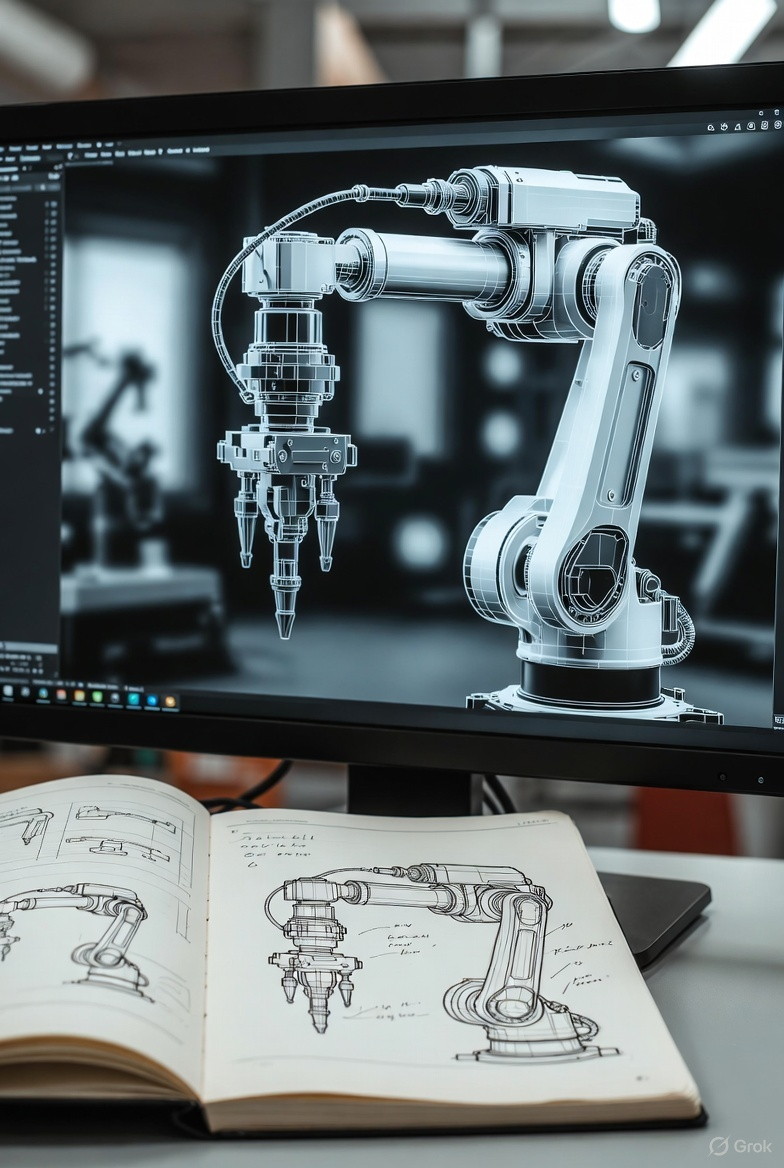
#> input picture image.jpg, 784 x 1168 px, given in place of stream, which was not available
$ python colordetect.py
#> lines starting #> are read from the running program, lines starting #| are printed output that depends on the picture; after the words box and inside, x2 and y2 are one past the last pixel; in counts of white or black regions, pixels touching at a corner belong together; pictures that were not available may be replaced by others from this repository, and a replacement may not be noted
import cv2

url = "http://10.189.118.104:81/stream"
cap = cv2.VideoCapture(url)

while True:
    ret, frame = cap.read()
#> frame is the input picture: shape (1168, 784, 3); mean B, G, R 110.3, 108.4, 99.3

    if not ret:
        continue

    # Convert to HSV
    hsv = cv2.cvtColor(frame, cv2.COLOR_BGR2HSV)
#> hsv: shape (1168, 784, 3); mean H, S, V 75.5, 47.9, 113.5

    # LOWER RED RANGE
    lower_red1 = (100, 30, 50)
    upper_red1 = (130, 255, 255)

    # UPPER RED RANGE
    lower_red2 = (170, 80, 50)
    upper_red2 = (180, 255, 255)

    # Create masks
    mask1 = cv2.inRange(hsv, lower_red1, upper_red1)
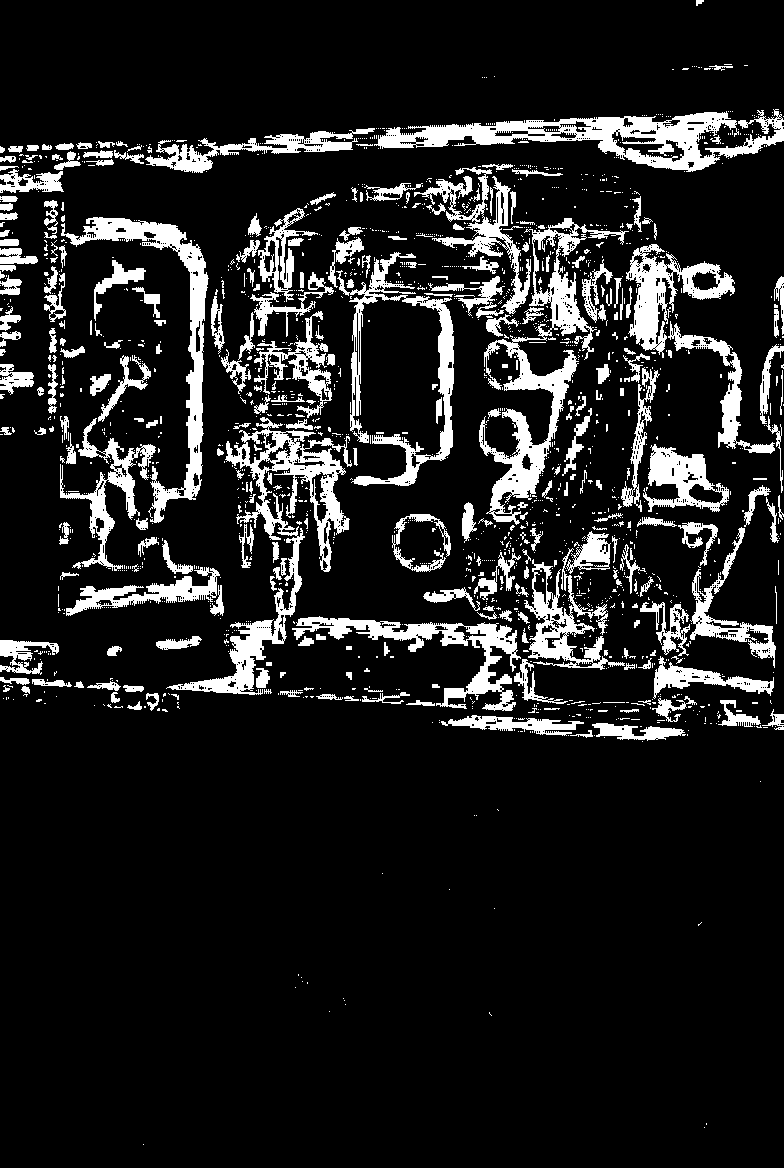
#> mask1: shape (1168, 784); 12.6% white; 1692 white regions (1404 under 20 px)
    #mask2 = cv2.inRange(hsv, lower_red2, upper_red2)

    # Combine masks
    mask = mask1 #+ mask2
    mask = cv2.GaussianBlur(mask, (5,5), 0)
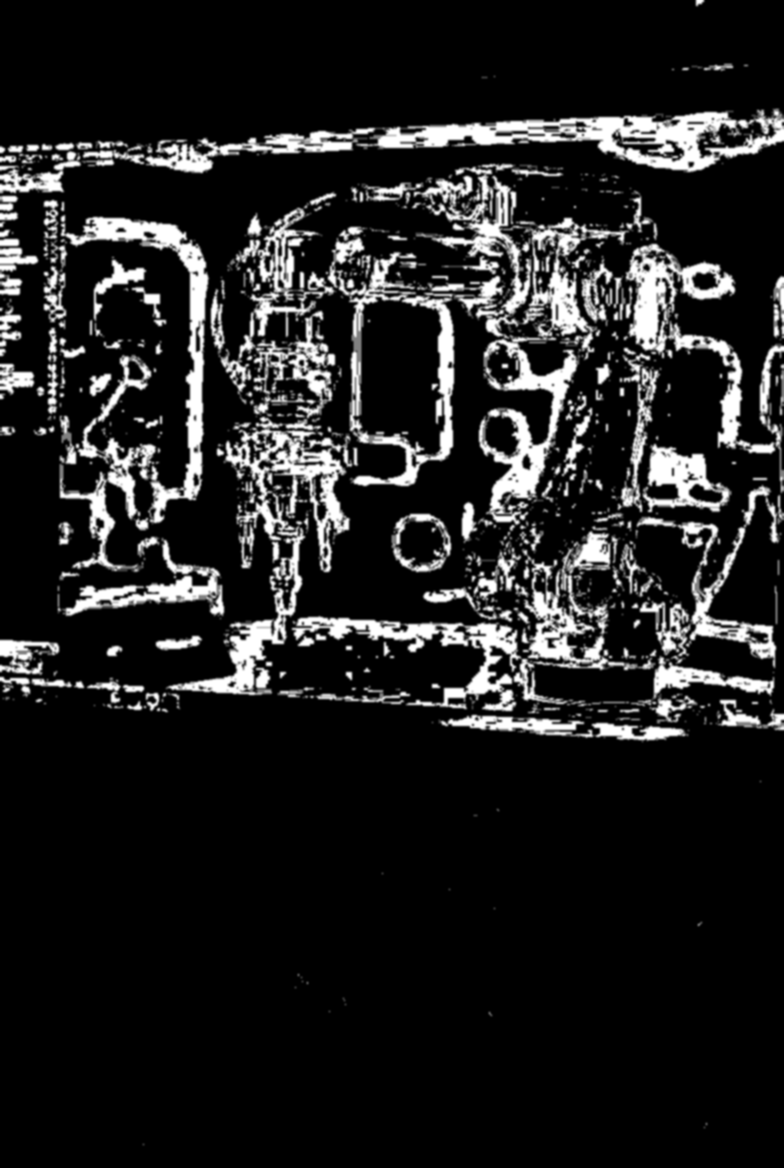
#> mask: shape (1168, 784); min 0, max 255, mean 32.2

    contours, _ = cv2.findContours(mask, cv2.RETR_TREE, cv2.CHAIN_APPROX_SIMPLE)
#> contours = 501 contours, 281 with area under 20; largest, box (x1, y1, x2, y2) and area: (0, 162, 784, 744) 244663, (0, 198, 226, 621) 52626, (292, 300, 552, 625) 29900, (0, 107, 784, 358) 27796, (56, 240, 193, 488) 22895

    for cnt in contours:
        if cv2.contourArea(cnt) > 500:
            x, y, w, h = cv2.boundingRect(cnt)
            cv2.rectangle(frame, (x,y), (x+w,y+h), (0,255,0), 2)
#> this loop made 501 passes
#> (x, y, w, h) on passes 20, 36, 47, 54, 56, 68, 80, 95, 112, 127, 176, 198: (702, 698, 82, 34), (154, 634, 50, 18), (0, 198, 226, 423), (129, 466, 24, 53), (64, 457, 45, 35), (56, 240, 137, 248), (88, 255, 80, 84), (0, 162, 784, 582), (535, 665, 119, 38), (681, 636, 92, 44), (579, 570, 37, 35), (603, 526, 102, 140)
#> cnt on passes 1, 4, 6, 9, 10, 11: [[141, 1142], [141, 1146], [145, 1146], [145, 1142]], [[327, 1009], [327, 1013], [331, 1013], [331, 1009]], [[293, 985], [293, 989], [297, 989], [297, 985]], [[492, 906], [492, 910], [496, 910], [496, 906]], [[447, 887], [447, 891], [451, 891], [451, 887]], [[380, 871], [380, 875], [384, 875], [384, 871]]
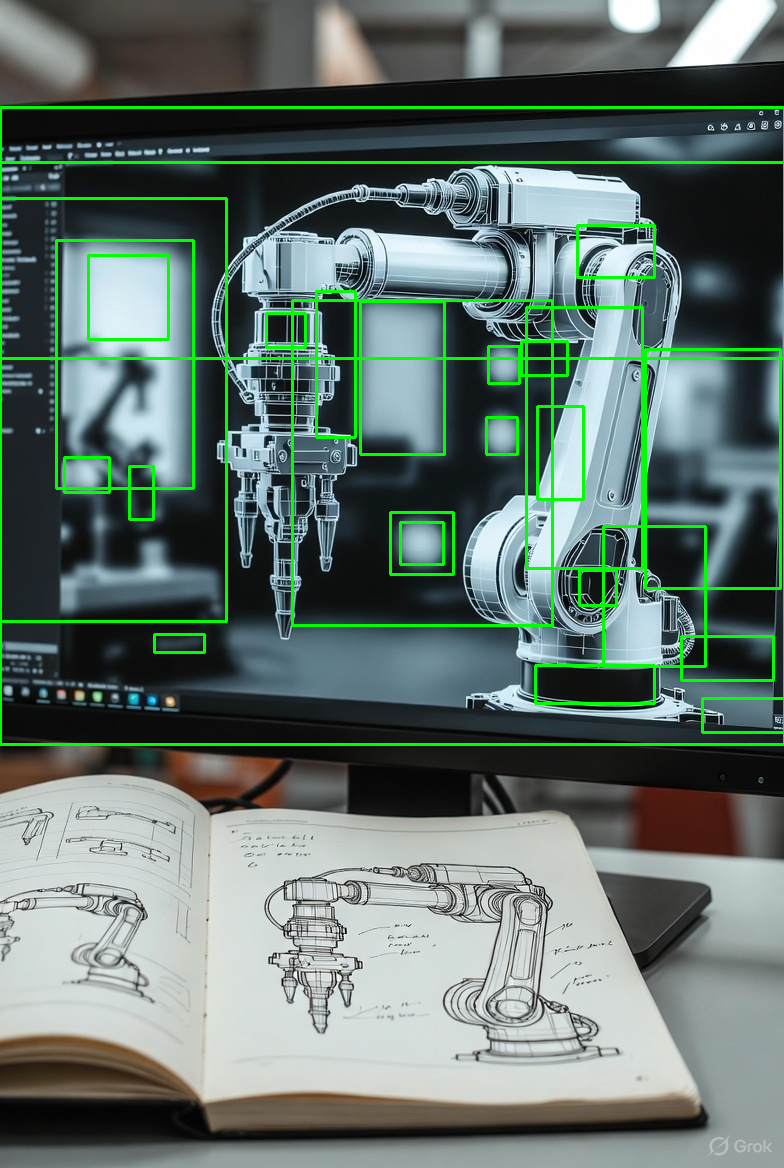
#> frame: shape (1168, 784, 3); 4.05% of pixels changed, all inside (x1, y1, x2, y2) = (0, 106, 784, 746)

    cv2.imshow("Color Tracking", frame)

    if cv2.waitKey(1) & 0xFF == 27:
#> (key Esc is pressed here)
        break

cap.release()
cv2.destroyAllWindows()
